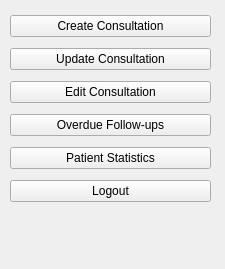
<?xml version="1.0" encoding="UTF-8"?>
<ui version="4.0">
 <class>PhysicianWindow</class>
 <widget class="QWidget" name="PhysicianWindow">
  <property name="geometry">
   <rect>
    <x>0</x>
    <y>0</y>
    <width>225</width>
    <height>269</height>
   </rect>
  </property>
  <property name="windowTitle">
   <string>Physician</string>
  </property>
  <widget class="QWidget" name="verticalLayoutWidget">
   <property name="geometry">
    <rect>
     <x>10</x>
     <y>10</y>
     <width>201</width>
     <height>202</height>
    </rect>
   </property>
   <layout class="QVBoxLayout" name="verticalLayout">
    <property name="spacing">
     <number>-1</number>
    </property>
    <item>
     <widget class="QPushButton" name="pushButton">
      <property name="text">
       <string>Create Consultation</string>
      </property>
     </widget>
    </item>
    <item>
     <widget class="QPushButton" name="pushButton_3">
      <property name="text">
       <string>Update Consultation</string>
      </property>
     </widget>
    </item>
    <item>
     <widget class="QPushButton" name="pushButton_6">
      <property name="text">
       <string>Edit Consultation</string>
      </property>
     </widget>
    </item>
    <item>
     <widget class="QPushButton" name="pushButton_2">
      <property name="text">
       <string>Overdue Follow-ups</string>
      </property>
     </widget>
    </item>
    <item>
     <widget class="QPushButton" name="pushButton_4">
      <property name="text">
       <string>Patient Statistics</string>
      </property>
     </widget>
    </item>
    <item>
     <widget class="QPushButton" name="pushButton_5">
      <property name="text">
       <string>Logout</string>
      </property>
     </widget>
    </item>
   </layout>
  </widget>
 </widget>
 <resources/>
 <connections/>
</ui>
